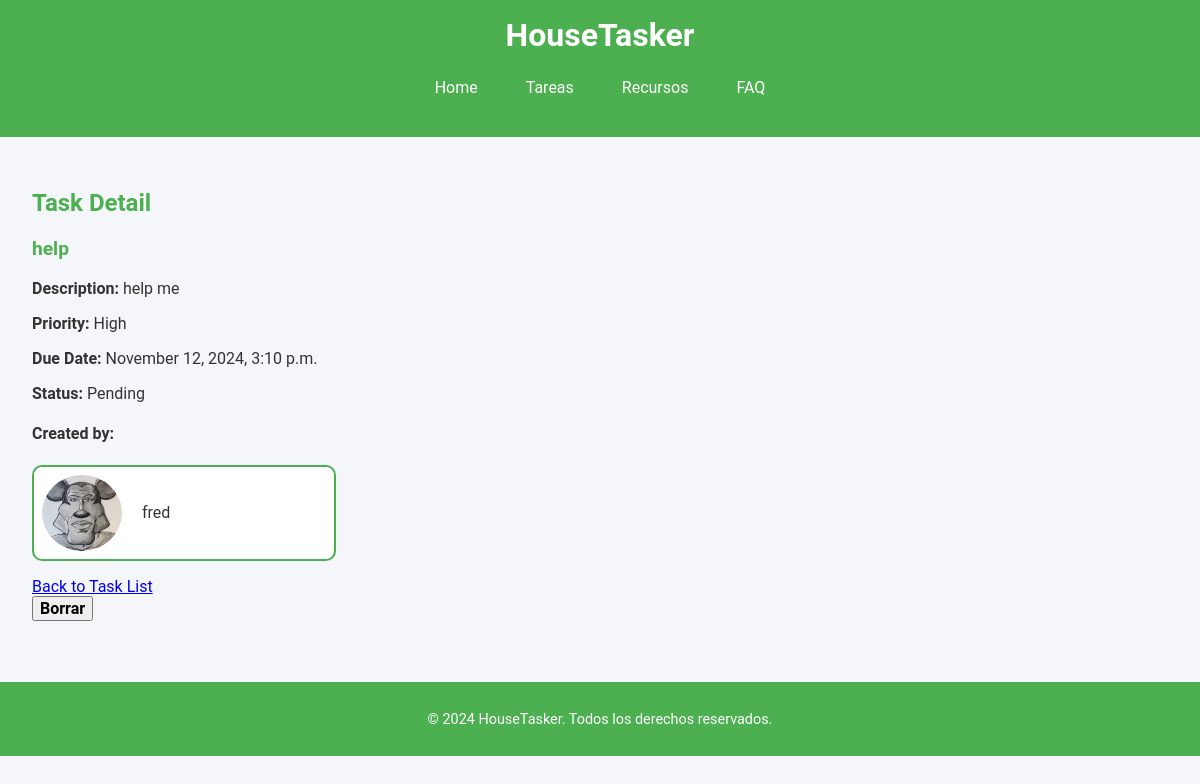
Screenshot of /tasks/6/ (signed in) with the database file from the repository.
### appHouseTasker/models.py (models this page shows, shortened)
class Task(models.Model):
    LOW = 'Low'
    MEDIUM = 'Medium'
    HIGH = 'High'
    PRIORITY_CHOICES = [
        (LOW, 'Low'),
        (MEDIUM, 'Medium'),
        (HIGH, 'High'),
    ]
    title = models.CharField(max_length=255)
    description = models.TextField(blank=True, null=True)
    priority = models.CharField(max_length=6, choices=PRIORITY_CHOICES, default=MEDIUM)
    due_date = models.DateTimeField(default=timezone.now)
    completed = models.BooleanField(default=False)
    created_by = models.ForeignKey(CustomUser, on_delete=models.CASCADE)
    class Meta:
        ordering = ['-due_date', 'priority']

class CustomUser(AbstractUser):
    profile_image = models.ImageField(upload_to='profile-pictures/', blank=True, null=True)

### appHouseTasker/views.py (the view)
# urls.py: path('tasks/<int:task_id>/', views.task_detail, name='task_detail'),  # View task details
@login_required
def task_detail(request, task_id):
    task = get_object_or_404(Task, pk=task_id)
    return render(request, 'task_detail.html', {'task': task})

### appHouseTasker/templates/task_detail.html (shortened to what this page needs)
{% extends "base.html" %}
{% load static %}
{% block head %}
<link rel="stylesheet" href="{% static 'css/task_detail.css' %}">
{% endblock %}
{% block main %}
	{% if task %}
		<h2>Task Detail</h2>
		<h3>{{ task.title }}</h3>
		<p><strong>Description:</strong> {{ task.description|default:"No description provided" }}</p>
		<p><strong>Priority:</strong>
			{% if task.priority == task.LOW %}Low
			{% elif task.priority == task.MEDIUM %}Medium
			{% elif task.priority == task.HIGH %}High
		{% endif %}
		</p>
		<p><strong>Due Date:</strong> {{ task.due_date|date:"F j, Y, g:i a" }}</p>
		<p><strong>Status:</strong> {% if task.completed %}Completed{% else %}Pending{% endif %}</p>
		<h4>Created by:</h4>
		<div class="task-creator">
			{% if task.created_by.profile_image %}
			<img src="{{ task.created_by.profile_image.url }}" alt="{{ task.created_by.username }}'s profile image" class="profile-img">
			{% else %}
			<img src="{% static 'img/default_pfp.png' %}" alt="Default profile image" class="profile-img">
			{% endif %}
			<p>{{ task.created_by.username }}</p>
		</div>
		<a href="{% url 'task_list' %}">Back to Task List</a>
		<form action="{% url 'task_delete' task.id %}" method="post">
			<button type="submit" class="btn btn-danger">Borrar</button>
		</form>
	{% else %}
		<p>No existe esta tarea.</p>
	{% endif %}
{% endblock %}

### appHouseTasker/static/css/ht.css (style rules this page uses)
body, html { font-family: Arial, sans-serif; margin: 0; padding: 0; color: #333; background-color: #f4f6f9; }
h2, h3 { color: #4CAF50; }

### appHouseTasker/static/css/task_detail.css (style rules this page uses)
.task-creator { background-color: #fff; border: 2px solid #4CAF50; border-radius: 10px; padding: 0.5em; transition: background-color 0.3s ease; display: flex; align-items: center; margin: 0 0 1em 0; }
.task-creator .profile-img { width: 5em; height: auto; border-radius: 50%; margin-right: 20px; }
.task-creator p { color: #333; font-size: 1em; text-align: center; }
@media only screen and (min-width: 961px) { .task-creator { width: 25%; } }

### rows the page displays
Task: title "help", description "help me", due_date "November 12, 2024, 3:10 p.m.", created_by.profile_image (picture), created_by.username "fred"
